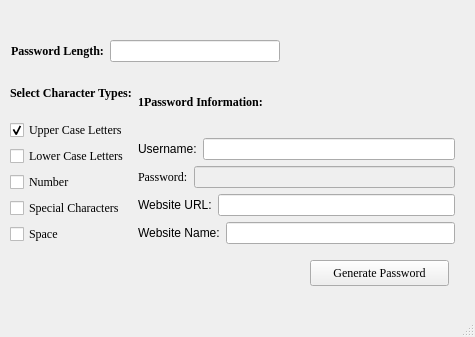
<?xml version="1.0" encoding="UTF-8"?>
<ui version="4.0">
 <class>MainWindow</class>
 <widget class="QMainWindow" name="MainWindow">
  <property name="geometry">
   <rect>
    <x>0</x>
    <y>0</y>
    <width>475</width>
    <height>337</height>
   </rect>
  </property>
  <property name="windowTitle">
   <string>Password Generator</string>
  </property>
  <widget class="QWidget" name="centralwidget">
   <widget class="QPushButton" name="passGenButton">
    <property name="geometry">
     <rect>
      <x>310</x>
      <y>260</y>
      <width>139</width>
      <height>26</height>
     </rect>
    </property>
    <property name="font">
     <font>
      <family>Georgia</family>
     </font>
    </property>
    <property name="text">
     <string>Generate Password</string>
    </property>
   </widget>
   <widget class="QWidget" name="layoutWidget">
    <property name="geometry">
     <rect>
      <x>11</x>
      <y>37</y>
      <width>269</width>
      <height>28</height>
     </rect>
    </property>
    <property name="font">
     <font>
      <family>Georgia</family>
     </font>
    </property>
    <layout class="QHBoxLayout" name="passLengthLayout">
     <item>
      <widget class="QLabel" name="passPromptLabel">
       <property name="font">
        <font>
         <family>Georgia</family>
         <bold>true</bold>
        </font>
       </property>
       <property name="text">
        <string>Password Length:</string>
       </property>
      </widget>
     </item>
     <item>
      <widget class="QLineEdit" name="passLengthField">
       <property name="font">
        <font>
         <family>Georgia</family>
        </font>
       </property>
      </widget>
     </item>
    </layout>
   </widget>
   <widget class="QWidget" name="">
    <property name="geometry">
     <rect>
      <x>10</x>
      <y>72</y>
      <width>445</width>
      <height>172</height>
     </rect>
    </property>
    <layout class="QHBoxLayout" name="inputLayout">
     <item>
      <layout class="QVBoxLayout" name="charTypeLayout">
       <item>
        <widget class="QLabel" name="charTypeLabel">
         <property name="font">
          <font>
           <family>Georgia</family>
           <bold>true</bold>
          </font>
         </property>
         <property name="text">
          <string>Select Character Types:</string>
         </property>
        </widget>
       </item>
       <item>
        <widget class="QCheckBox" name="upperCheck">
         <property name="font">
          <font>
           <family>Georgia</family>
           <underline>false</underline>
          </font>
         </property>
         <property name="autoFillBackground">
          <bool>false</bool>
         </property>
         <property name="text">
          <string>Upper Case Letters</string>
         </property>
         <property name="checked">
          <bool>true</bool>
         </property>
        </widget>
       </item>
       <item>
        <widget class="QCheckBox" name="lowerCheck">
         <property name="font">
          <font>
           <family>Georgia</family>
          </font>
         </property>
         <property name="text">
          <string>Lower Case Letters</string>
         </property>
         <property name="checked">
          <bool>false</bool>
         </property>
        </widget>
       </item>
       <item>
        <widget class="QCheckBox" name="numberCheck">
         <property name="font">
          <font>
           <family>Georgia</family>
          </font>
         </property>
         <property name="text">
          <string>Number</string>
         </property>
        </widget>
       </item>
       <item>
        <widget class="QCheckBox" name="specialCheck">
         <property name="font">
          <font>
           <family>Georgia</family>
          </font>
         </property>
         <property name="text">
          <string>Special Characters</string>
         </property>
        </widget>
       </item>
       <item>
        <widget class="QCheckBox" name="spaceCheck">
         <property name="font">
          <font>
           <family>Georgia</family>
          </font>
         </property>
         <property name="text">
          <string>Space</string>
         </property>
        </widget>
       </item>
      </layout>
     </item>
     <item>
      <layout class="QVBoxLayout" name="onePassLayout">
       <item>
        <widget class="QLabel" name="passInfoLabel">
         <property name="font">
          <font>
           <family>Georgia</family>
           <italic>false</italic>
           <bold>true</bold>
          </font>
         </property>
         <property name="text">
          <string>1Password Information:</string>
         </property>
        </widget>
       </item>
       <item>
        <layout class="QHBoxLayout" name="userLayout">
         <item>
          <widget class="QLabel" name="userLabel">
           <property name="text">
            <string>Username:</string>
           </property>
          </widget>
         </item>
         <item>
          <widget class="QLineEdit" name="userTextbox"/>
         </item>
        </layout>
       </item>
       <item>
        <layout class="QHBoxLayout" name="passLayout">
         <item>
          <widget class="QLabel" name="passLabel">
           <property name="font">
            <font>
             <family>Georgia</family>
             <bold>false</bold>
            </font>
           </property>
           <property name="text">
            <string>Password:</string>
           </property>
          </widget>
         </item>
         <item>
          <widget class="QLineEdit" name="passTextbox">
           <property name="enabled">
            <bool>false</bool>
           </property>
          </widget>
         </item>
        </layout>
       </item>
       <item>
        <layout class="QHBoxLayout" name="urlLayout">
         <item>
          <widget class="QLabel" name="webUrlLayout">
           <property name="text">
            <string>Website URL:</string>
           </property>
          </widget>
         </item>
         <item>
          <widget class="QLineEdit" name="urlTextbox">
           <property name="text">
            <string/>
           </property>
           <property name="placeholderText">
            <string/>
           </property>
           <property name="clearButtonEnabled">
            <bool>false</bool>
           </property>
          </widget>
         </item>
        </layout>
       </item>
       <item>
        <layout class="QHBoxLayout" name="webNameLayout">
         <item>
          <widget class="QLabel" name="webNameLabel">
           <property name="text">
            <string>Website Name:</string>
           </property>
          </widget>
         </item>
         <item>
          <widget class="QLineEdit" name="webNameTextbox"/>
         </item>
        </layout>
       </item>
      </layout>
     </item>
    </layout>
   </widget>
  </widget>
  <widget class="QMenuBar" name="menubar">
   <property name="geometry">
    <rect>
     <x>0</x>
     <y>0</y>
     <width>475</width>
     <height>23</height>
    </rect>
   </property>
  </widget>
  <widget class="QStatusBar" name="statusbar"/>
 </widget>
 <resources/>
 <connections/>
</ui>
